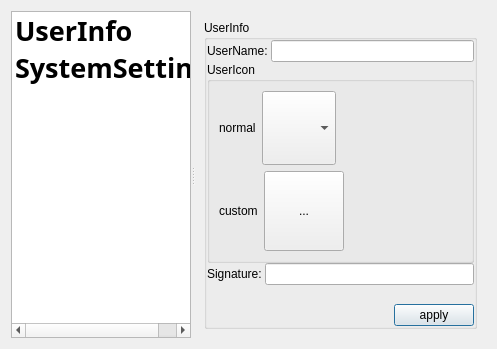
<?xml version="1.0" encoding="UTF-8"?>
<ui version="4.0">
 <class>SettingDialog</class>
 <widget class="QDialog" name="SettingDialog">
  <property name="geometry">
   <rect>
    <x>0</x>
    <y>0</y>
    <width>497</width>
    <height>349</height>
   </rect>
  </property>
  <property name="sizePolicy">
   <sizepolicy hsizetype="Preferred" vsizetype="Preferred">
    <horstretch>0</horstretch>
    <verstretch>0</verstretch>
   </sizepolicy>
  </property>
  <property name="windowTitle">
   <string>Dialog</string>
  </property>
  <layout class="QVBoxLayout" name="verticalLayout_4">
   <item>
    <widget class="QSplitter" name="splitter">
     <property name="orientation">
      <enum>Qt::Horizontal</enum>
     </property>
     <widget class="QListWidget" name="settingListWidget">
      <property name="sizePolicy">
       <sizepolicy hsizetype="Expanding" vsizetype="Expanding">
        <horstretch>0</horstretch>
        <verstretch>1</verstretch>
       </sizepolicy>
      </property>
      <property name="maximumSize">
       <size>
        <width>180</width>
        <height>16777215</height>
       </size>
      </property>
      <property name="iconSize">
       <size>
        <width>30</width>
        <height>30</height>
       </size>
      </property>
      <item>
       <property name="text">
        <string>UserInfo</string>
       </property>
       <property name="font">
        <font>
         <family>Adobe Arabic</family>
         <pointsize>20</pointsize>
         <weight>75</weight>
         <bold>true</bold>
        </font>
       </property>
       <property name="icon">
        <iconset resource="images.qrc">
         <normaloff>:/images/logo.png</normaloff>:/images/logo.png</iconset>
       </property>
      </item>
      <item>
       <property name="text">
        <string>SystemSetting</string>
       </property>
       <property name="font">
        <font>
         <family>Adobe Arabic</family>
         <pointsize>20</pointsize>
         <weight>75</weight>
         <bold>true</bold>
        </font>
       </property>
       <property name="icon">
        <iconset resource="images.qrc">
         <normaloff>:/images/settings.png</normaloff>:/images/settings.png</iconset>
       </property>
      </item>
     </widget>
     <widget class="QStackedWidget" name="settingStackedWidget">
      <property name="sizePolicy">
       <sizepolicy hsizetype="Preferred" vsizetype="Preferred">
        <horstretch>0</horstretch>
        <verstretch>3</verstretch>
       </sizepolicy>
      </property>
      <property name="currentIndex">
       <number>0</number>
      </property>
      <widget class="QWidget" name="userInfoPage">
       <layout class="QVBoxLayout" name="verticalLayout_3">
        <item>
         <widget class="QGroupBox" name="groupBox">
          <property name="sizePolicy">
           <sizepolicy hsizetype="Preferred" vsizetype="Preferred">
            <horstretch>0</horstretch>
            <verstretch>0</verstretch>
           </sizepolicy>
          </property>
          <property name="title">
           <string>UserInfo</string>
          </property>
          <layout class="QVBoxLayout" name="verticalLayout_2">
           <property name="spacing">
            <number>0</number>
           </property>
           <property name="leftMargin">
            <number>0</number>
           </property>
           <property name="topMargin">
            <number>0</number>
           </property>
           <property name="rightMargin">
            <number>0</number>
           </property>
           <property name="bottomMargin">
            <number>0</number>
           </property>
           <item>
            <layout class="QHBoxLayout" name="horizontalLayout">
             <item>
              <widget class="QLabel" name="label">
               <property name="text">
                <string>UserName: </string>
               </property>
              </widget>
             </item>
             <item>
              <widget class="QLineEdit" name="userNameEdit"/>
             </item>
            </layout>
           </item>
           <item>
            <widget class="QGroupBox" name="groupBox_2">
             <property name="title">
              <string>UserIcon</string>
             </property>
             <layout class="QVBoxLayout" name="verticalLayout">
              <item>
               <layout class="QHBoxLayout" name="horizontalLayout_3">
                <item>
                 <widget class="QLabel" name="label_2">
                  <property name="text">
                   <string>normal</string>
                  </property>
                 </widget>
                </item>
                <item>
                 <widget class="QComboBox" name="userNormalIconComboBox">
                  <property name="minimumSize">
                   <size>
                    <width>74</width>
                    <height>74</height>
                   </size>
                  </property>
                  <property name="maximumSize">
                   <size>
                    <width>100</width>
                    <height>74</height>
                   </size>
                  </property>
                  <property name="iconSize">
                   <size>
                    <width>72</width>
                    <height>72</height>
                   </size>
                  </property>
                 </widget>
                </item>
                <item>
                 <spacer name="horizontalSpacer">
                  <property name="orientation">
                   <enum>Qt::Horizontal</enum>
                  </property>
                  <property name="sizeHint" stdset="0">
                   <size>
                    <width>40</width>
                    <height>20</height>
                   </size>
                  </property>
                 </spacer>
                </item>
               </layout>
              </item>
              <item>
               <layout class="QHBoxLayout" name="horizontalLayout_2">
                <item>
                 <widget class="QLabel" name="label_3">
                  <property name="text">
                   <string>custom</string>
                  </property>
                 </widget>
                </item>
                <item>
                 <widget class="QToolButton" name="userCustomIconButton">
                  <property name="minimumSize">
                   <size>
                    <width>80</width>
                    <height>80</height>
                   </size>
                  </property>
                  <property name="maximumSize">
                   <size>
                    <width>80</width>
                    <height>80</height>
                   </size>
                  </property>
                  <property name="text">
                   <string>...</string>
                  </property>
                  <property name="icon">
                   <iconset resource="images.qrc">
                    <normaloff>:/images/default_user_icon.png</normaloff>:/images/default_user_icon.png</iconset>
                  </property>
                  <property name="iconSize">
                   <size>
                    <width>72</width>
                    <height>72</height>
                   </size>
                  </property>
                 </widget>
                </item>
                <item>
                 <spacer name="horizontalSpacer_2">
                  <property name="orientation">
                   <enum>Qt::Horizontal</enum>
                  </property>
                  <property name="sizeHint" stdset="0">
                   <size>
                    <width>40</width>
                    <height>20</height>
                   </size>
                  </property>
                 </spacer>
                </item>
               </layout>
              </item>
             </layout>
            </widget>
           </item>
           <item>
            <layout class="QHBoxLayout" name="horizontalLayout_4">
             <item>
              <widget class="QLabel" name="label_4">
               <property name="text">
                <string>Signature: </string>
               </property>
              </widget>
             </item>
             <item>
              <widget class="QLineEdit" name="userSignatureEdit"/>
             </item>
            </layout>
           </item>
           <item>
            <spacer name="verticalSpacer">
             <property name="orientation">
              <enum>Qt::Vertical</enum>
             </property>
             <property name="sizeHint" stdset="0">
              <size>
               <width>20</width>
               <height>40</height>
              </size>
             </property>
            </spacer>
           </item>
           <item>
            <layout class="QHBoxLayout" name="horizontalLayout_5">
             <item>
              <spacer name="horizontalSpacer_3">
               <property name="orientation">
                <enum>Qt::Horizontal</enum>
               </property>
               <property name="sizeHint" stdset="0">
                <size>
                 <width>40</width>
                 <height>20</height>
                </size>
               </property>
              </spacer>
             </item>
             <item>
              <widget class="QPushButton" name="applyUserInfoButton">
               <property name="text">
                <string>apply</string>
               </property>
              </widget>
             </item>
            </layout>
           </item>
          </layout>
         </widget>
        </item>
       </layout>
      </widget>
      <widget class="QWidget" name="systemSettingPage"/>
     </widget>
    </widget>
   </item>
  </layout>
 </widget>
 <resources>
  <include location="images.qrc"/>
 </resources>
 <connections/>
</ui>
